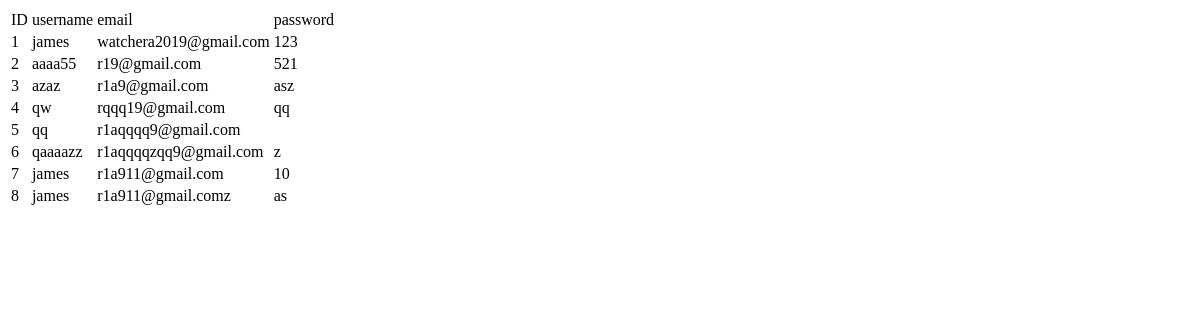
Before: /view with the older database file.
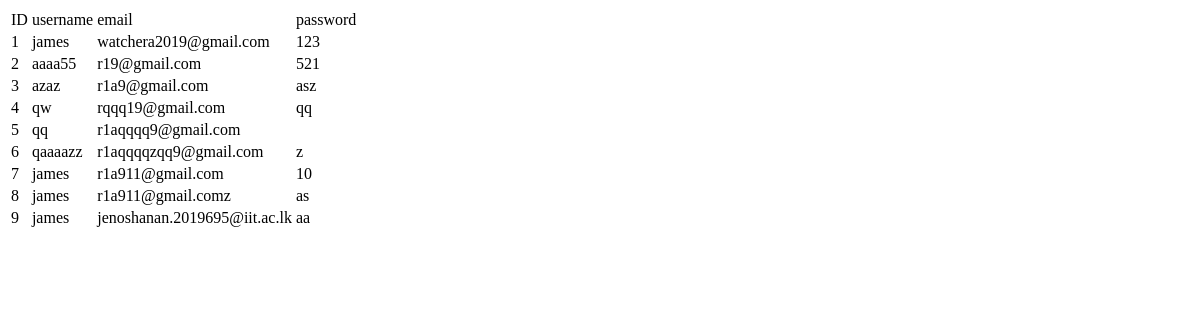
After: the same page with the newer database file.
### tables this page shows
CREATE TABLE Admin (id INTEGER PRIMARY KEY AUTOINCREMENT, username TEXT NOT NULL, email TEXT UNIQUE NOT NULL, password TEXT UNIQUE NOT NULL);

### main.py (the view)
@app.route("/view")
def view():
    con = sqlite3.connect("admin.db")
    con.row_factory = sqlite3.Row
    cur = con.cursor()
    cur.execute("select * from Admin")
    rows = cur.fetchall()
    return render_template("view.html",rows=rows)

### templates/view.html (shortened to what this page needs)
<!DOCTYPE html>
<html lang="en">
<head>
</head>
<body>
    <table>
        <thead>
          <td>ID</td>
          <td>username</td>
          <td>email</td>
          <td>password</td>
        </thead>
        {% for row in rows %}
        <tr>
         <td>{{row["id"]}}</td>
          <td>{{row["username"]}}</td>
          <td>{{row["email"]}}</td>
          <td>{{row["password"]}}</td>
        </tr>
        {% endfor %}
</body>
</html>

Changed rows visible on the page:
added Admin: id "9", username "james", email "jenoshanan.2019695@iit.ac.lk", password "aa"
